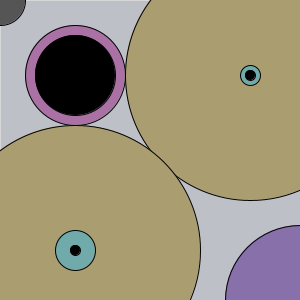
Frame 1 (no input)
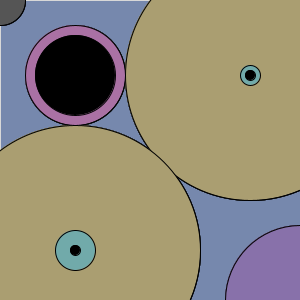
Frame 60 (the mouse pressed at the canvas centre just before this capture)
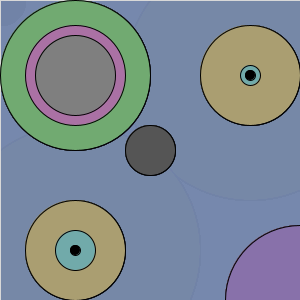
Frame 120 (the mouse held since frame 60 and released just before this capture)

The Processing sketch that drew these frames (run headless with seeded random() and noise(); from frame 60 on, the mouse is pressed at the canvas centre):

// Processing sketch: processing_35471
// ── processing_35471.pde

void setup() {
  size(300, 300);
  smooth();
  colorMode(HSB, width);
}

void draw() {
  //background
  stroke(255);
  fill(180,100,200, 50);
  rect(0, 0, width, height);

  //figure1
  stroke(3);
  fill(100, 100, 200);
  ellipse(width/4, height/4, mouseX, mouseX);
  stroke(2);
  fill(255, 100, 200);
  ellipse(width/4, height/4, 100, 100);
  fill(mouseX);
  ellipse(width/4, height/4, 80, 80);

  //firgure2
  stroke(4);
  fill(0, 100, 200);
  ellipse(width, height, mouseY, mouseY);
  stroke(2);
  fill(220, 100, 200);
  ellipse(width, height, 150, 150);


  //mouse
  fill(100);
  stroke(1);
  ellipse(mouseX, mouseY, 50, 50);
  fill(40, 100, 200);

  //figure3&4
  fill(40, 100, 200);
  ellipse(250, height/4, mouseX-250, mouseX-250);
  ellipse(width/4, 250, mouseY-250, mouseY-250);
  fill(150, 100, 200);
  ellipse(250, height/4, 20, 20);
  ellipse(width/4, 250, 40, 40);
  fill(0);
  ellipse(250, height/4, 10, 10);
  ellipse(width/4, 250, 10, 10);
}
